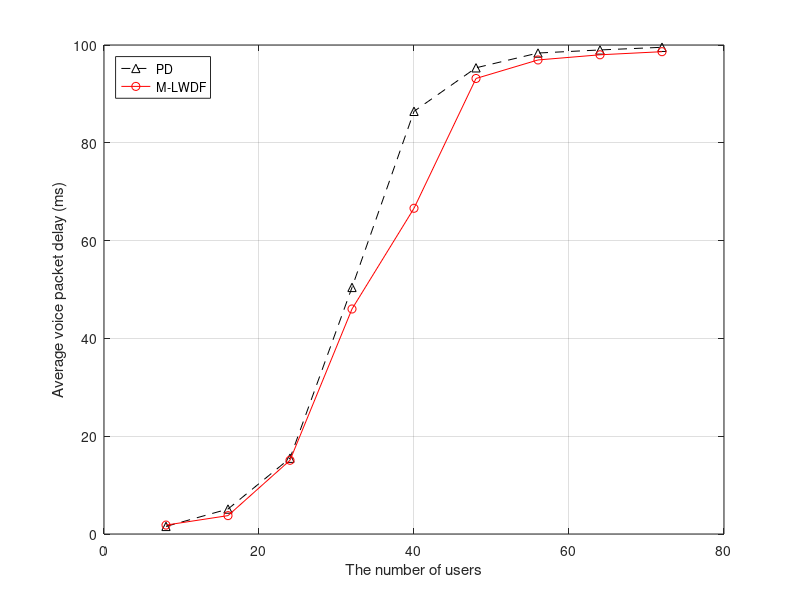
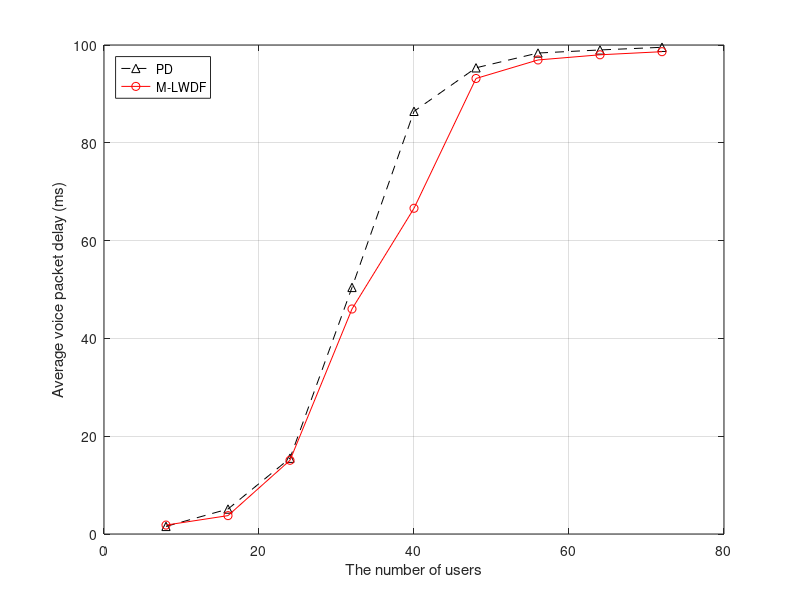
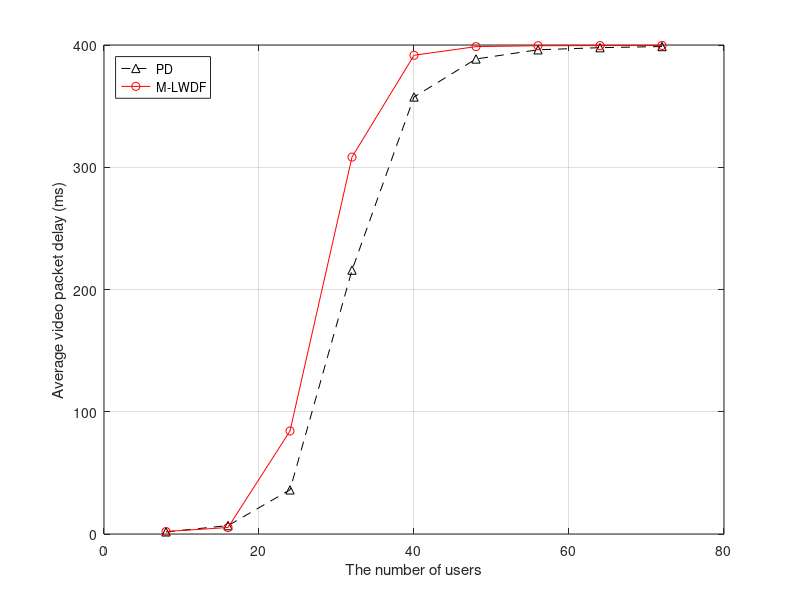
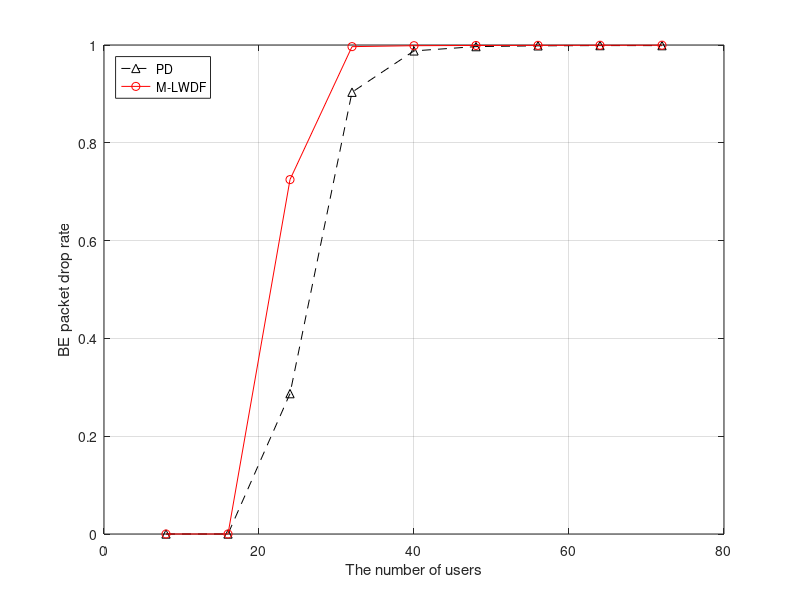

MATLAB code to generate these figures, in order:
clear;
% user_set=8:8:72;
% Eb_N0_dB=20;
% PD_delay_voice_avg=[1.2982 1.5760 4.3942 5.4381 7.1031 8.5788 9.8595 11.0639 12.7200];
% MLWDF_delay_voice_avg=[1.4025 1.6097 3.0671 4.918 10.7516 16.4757 25.3312 33.5637 41.4917];
% PD_delay_video_avg=[1.4258 3.9098 7.1031 12.9987 21.1444 37.0639 77.4927 181.0575 351.7972];
% MLWDF_delay_video_avg=[1.9817 5.7441 11.9807 33.1009 128.9300 311.5548 359.1695 368.4016 373.1953];
% PD_pkt_drop_rate_voice=[0 0 0 0 0 0 0 0 0];
% MLWDF_pkt_drop_rate_voice=[0 0 0 0 0 0 0 0 0];
% PD_pkt_drop_rate_video=[0 0 0 0 0 1.0417e-04 0.0027 0.0083];
% PD_pkt_drop_rate_BE=[0 0 0 0.3826 0.6439 0.7991	0.8819	0.9401	0.9739];
% MLWDF_pkt_drop_rate_BE=[0 0 0 0.4974 0.7972 0.8977	0.9440	0.9772	0.9949];
% PD_throughput=[1.3152 2.3776 3.1913	3.4383	3.5861	3.7603	3.8541 3.9212 4.0157];
% MLWDF_throughput=[1.2943 2.3470 2.9994 3.2528 3.3759 3.4810 3.5083 3.5277 3.5324];

load('PD_user_advanced.mat');
load('MLWDF_user_advanced.mat');

figure(1);
plot(user_set,PD_delay_voice_avg,'k^--');
hold on;
plot(user_set,MLWDF_delay_voice_avg,'ro-');
xlabel('The number of users');
ylabel('Average voice packet delay (ms)');
legend('PD','M-LWDF','location','NorthWest');
grid on;

figure(2);
plot(user_set,PD_delay_voice_avg,'k^--');
hold on;
plot(user_set,MLWDF_delay_voice_avg,'ro-');
xlabel('The number of users');
ylabel('Average voice packet delay (ms)');
legend('PD','M-LWDF','location','NorthWest');
grid on;

figure(3);
plot(user_set,PD_delay_video_avg,'k^--');
hold on;
plot(user_set,MLWDF_delay_video_avg,'ro-');
xlabel('The number of users');
ylabel('Average video packet delay (ms)');
legend('PD','M-LWDF','location','NorthWest');
grid on;

figure(4);
plot(user_set,PD_pkt_drop_rate_BE,'k^--');
hold on;
plot(user_set,MLWDF_pkt_drop_rate_BE,'ro-');
xlabel('The number of users');
ylabel('BE packet drop rate');
legend('PD','M-LWDF','location','NorthWest');
grid on;

figure(5);
plot(user_set,PD_throughput,'k^--');
hold on;
plot(user_set,MLWDF_throughput,'ro-');
xlabel('The number of users');
ylabel('System throughput (bps/Hz)');
legend('PD','M-LWDF','location','NorthWest');
grid on;

flag=1;